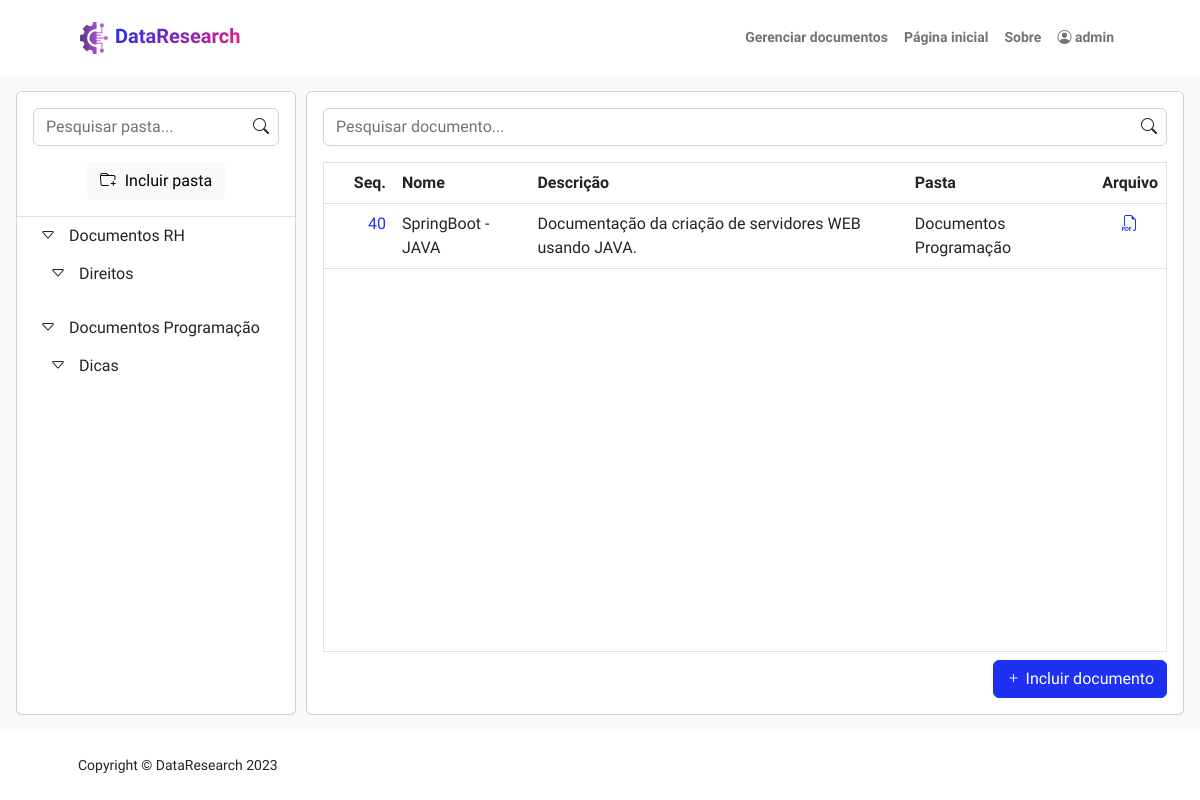
The page /documents/ (signed in) on the database as committed earlier.
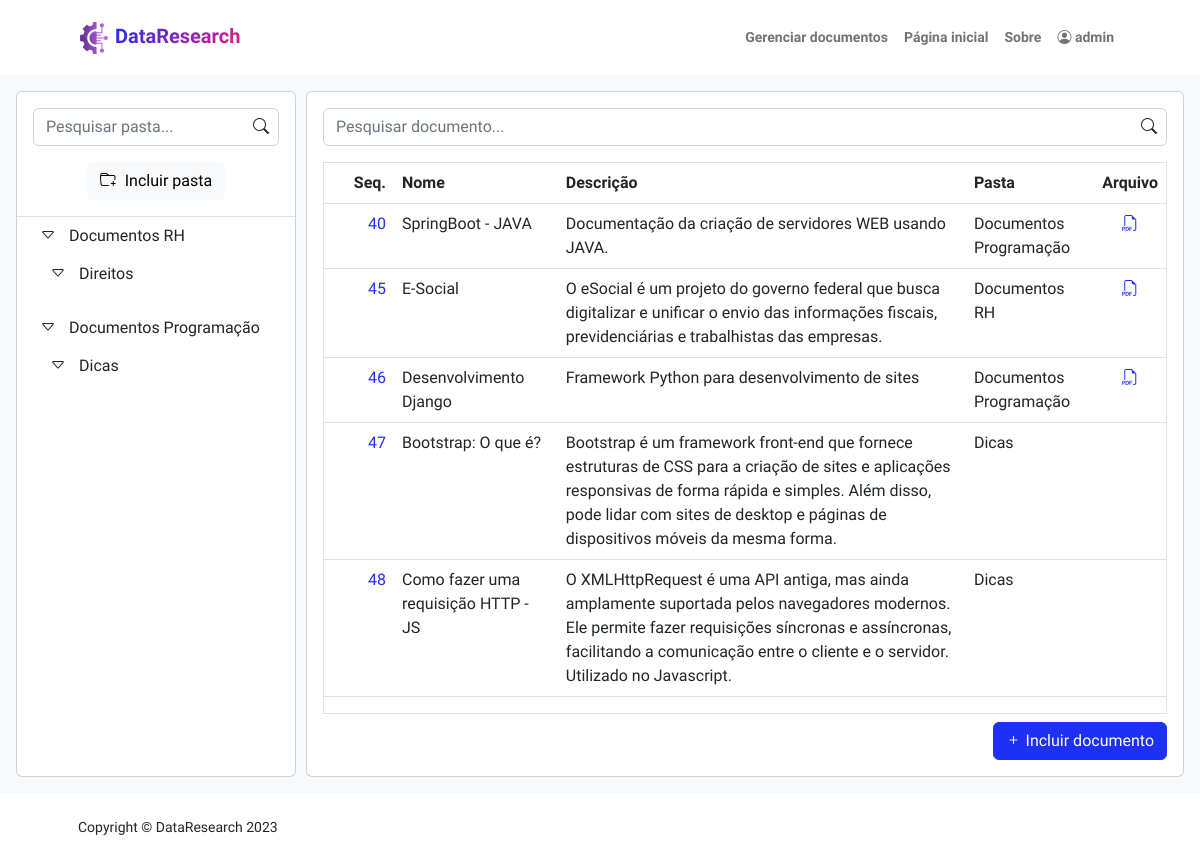
The same page on the database as committed later.
### documents/models.py (models this page shows, shortened)
class Folder(models.Model):
    id = models.AutoField(verbose_name="Sequência", primary_key=True, auto_created=True)
    name = models.CharField(verbose_name='Nome', max_length=50)
    id_parent_dir = models.ForeignKey('self', on_delete=models.CASCADE, null=True, blank=True)
    def __str__(self):
        return self.name
    def create_folder_tree():
        def get_child(parent):
            children = Folder.objects.all().filter(id_parent_dir=parent['id'])
            for child in children:
                if ('children' not in parent):
                    parent['children'] = []
                parent['children'].append(get_child({'id': child.id, 'name': child.name, 'parent': parent['id']}))
            return parent
        directories = Folder.objects.all().filter(id_parent_dir=None)
        dirTree = []
        for dir in directories:
            dirTree.append(get_child({'id': dir.id, 'name': dir.name, 'parent': None}))
        return dirTree

class File(models.Model):
    def file_directory_path(instance, filename):
        return f"{instance.user_created}/{filename}"
    id = models.AutoField(verbose_name="Seq.", primary_key=True, auto_created=True)
    name = models.CharField(verbose_name='Nome', max_length=255)
    file = models.FileField(verbose_name='Arquivo', upload_to=file_directory_path)
    description = models.TextField(verbose_name='Descrição', max_length=255)
    id_folder = models.ForeignKey(Folder, on_delete=models.PROTECT, verbose_name='Pasta', related_name='pasta')
    dt_created = models.DateTimeField(verbose_name='Data de criação', auto_now_add=True, null=True)
    dt_updated = models.DateTimeField(verbose_name='Data de atualização', auto_now=True, null=True)
    user_created = models.ForeignKey(User, on_delete= models.CASCADE, verbose_name='Criado por: ', related_name='usuario_criacao', null=True)
    user_updated = models.ForeignKey(User, on_delete= models.CASCADE, verbose_name='Atualizado por: ', related_name='usuario_atualizacao', null=True)
    def getColumnsToGrid():
        fields = ['id','name', 'description', 'id_folder', 'file']
        newList = [ {'attname': column, 'verbose_name': str(getattr(File,column).field._verbose_name)} for column in fields if hasattr(File, column)]
        return newList

### documents/views.py (the view)
# urls.py: path('', views.document_list, name='list'),
@login_required(redirect_field_name="users:login")
def document_list(request):
    metadata = {
        'columns': File.getColumnsToGrid(),
        'content': File.objects.all()
    }
    return render(request, 'documents/list.html', {'metadata' : metadata,'formFolder': FolderForm(),'folders': Folder.create_folder_tree(), 'folders_list' : Folder.objects.all()})

### documents/forms.py
class FolderForm(forms.ModelForm):
    def __init__(self, *args, **kwargs):
        super(FolderForm, self).__init__(*args, **kwargs)
        self.fields['id_parent_dir'].queryset = Folder.objects.exclude(id=self.instance.pk)
    id = forms.CharField(max_length=255, widget=forms.HiddenInput(), required=False)
    name = forms.CharField(label='Nome', max_length=255)
    id_parent_dir = forms.ModelChoiceField(queryset=Folder.objects.all())
    class Meta:
        model = Folder
        exclude = []

### documents/templatetags/controllForms.py (called while the page is built)
@register.filter
def get_obj_attr(obj, attr):
    return getattr(obj, attr)

@register.filter
def get_obj_id(obj, attr):
    return getattr(obj, attr).id

### documents/templates/documents/list.html (shortened to what this page needs)
{% extends "BuscaSemantica/base.html" %}
{% block content %}
{% load controllForms %}
<div class="p-3 bg-light h-100">
    <div class="d-flex flex-row h-100">
        <div class="card d-flex flex-column flex-shrink-0 h-100" style="margin-right: 10px; width: 280px;">
            {% include "documents/folder-tree/folder-tree.html" with folder_tree=folders %}
        </div>
        <div class="card d-flex flex-column flex-shrink-0 p-3 h-100" style="width: calc(100% - 290px);">
            <div class="inner-addon right-addon">
                <i class="bi bi-search"></i>
                <input class="form-control" id="doc-name" type="text" placeholder="Pesquisar documento..." data-sb-validations="required" />
            </div>
            <div class='py-2 w-100' id='filter-folder'>
            </div>
            <div class='overflow-auto border' style="height: calc(100% - 38px);">
                <table class="table table-hover">
                    <thead>
                    <tr>
                        {% for column in metadata.columns %}
                            {%if column.attname == 'id' %}
                                <th style="text-align: right">{{column.verbose_name}}</th>
                            {% elif column.attname == 'file' %}
                                <th scope="col" class="text-center">{{column.verbose_name}}</th>
                            {% else %}
                                <th scope="col">{{column.verbose_name}}</th>
                            {% endif %}
                        {% endfor %}
                    </tr>
                    </thead>
                    <tbody>
                        {% for row in metadata.content %}
                            <tr data-bs-toggle="tooltip" data-bs-placement="top" title="{{ row.name }}">
                                {% for column in metadata.columns %}
                                    {%if column.attname == 'id' %}
                                        <td class='{{column.attname}}' style="text-align: right; width: 70px;">
                                            <a class="nav-link text-primary d-flex flex-row justify-content-end " href="{% url 'documents:edit' row.id %}">
                                                <span>{{row|get_obj_attr:column.attname}} </span>
                                            </a>
                                        </td>
                                    {% elif column.attname == 'file' %}
                                        <td class="text-center {{column.attname}}">
                                            {%if row|get_obj_attr:column.attname %}
                                                <a href="/media/{{row|get_obj_attr:column.attname}}" download>
                                                    <i class="bi bi-filetype-pdf" data-bs-toggle="tooltip" data-bs-placement="top" title="Fazer download do arquivo"></i>
                                                </a>
                                            {% endif %}
                                            </td>
                                    {% elif column.attname == 'id_folder' %}
                                        <td class='{{column.attname}}' data-id="{{row|get_obj_id:column.attname}}">{{row|get_obj_attr:column.attname}} </td>
                                    {% else %}
                                        <td class='{{column.attname}}'>{{row|get_obj_attr:column.attname}} </td>
                                    {% endif %}
                                {% endfor %}
                            </tr>
                        {% endfor %}
                    </tbody>
                </table>
            </div>
            <div class="d-flex flex-row  flex-row-reverse pt-2">
                <a href="{% url 'documents:add' %}" class="btn btn-primary text-nowrap" tabindex="-1" role="button" aria-disabled="true"> <i class="bi bi-plus"></i>  <span class="text-nowrap">Incluir documento</span></a>
            </div>
        </div>
    </div>
</div>
{% endblock %}

### BuscaSemantica/templates/BuscaSemantica/base.html (shortened to what this page needs)
{% load static %}
<!DOCTYPE html>
<html lang="en">
    <head>
        <link href="https://cdn.jsdelivr.net/npm/bootstrap-icons@1.8.1/font/bootstrap-icons.css" rel="stylesheet" />
        <link href="{% static 'BuscaSemantica/css/style.css' %}" rel="stylesheet" />
    </head>
    <body class="d-flex flex-column h-100">
        <nav class="navbar navbar-expand-lg navbar-light bg-white py-3 ">
            <div class="container px-5">
                <a class="navbar-brand" href="/">
                    <img class="img-fluid" src="{% static 'BuscaSemantica/assets/logo_2.png' %}" alt="..." />
                    <span class="fw-bolder text-gradient">DataResearch</span>
                </a>
                <div class="collapse navbar-collapse" id="navbarSupportedContent">
                    <ul class="navbar-nav ms-auto mb-2 mb-lg-0 small fw-bolder">
                        {% if user.is_authenticated %}
                        <li class="nav-item">
                            <a class="nav-link" href="{% url 'documents:list' %}">
                                Gerenciar documentos
                            </a>
                        </li>
                        {% endif %}
                        <li class="nav-item"><a class="nav-link" href="/">Página inicial</a></li>
                        <li class="nav-item"><a class="nav-link" href="{% if user.is_authenticated %}/about/{% endif %}#about">Sobre</a></li>
                        {% if not user.is_authenticated %}
                        <li class="nav-item"><a class="nav-link" href="{% url 'users:login' %}">Entrar</a></li>
                        {% else %}
                        <li class="nav-item dropdown">
                            <a class="nav-link bi-person-circle" type="button" id="dropdownMenu2" data-bs-toggle="dropdown" aria-expanded="false">
                                {{user.get_username}}
                            </a>
                        {% endif %}
                    </ul>
                </div>
            </div>
        </nav>
        <main class="flex-shrink-0" style="height: calc(100% - 144px);">
            {% block content %}
			{% endblock%}
        </main>
        <footer class="bg-white py-4 mt-auto">
            <div class="container px-5">
                <div class="row align-items-center justify-content-between flex-column flex-sm-row">
                    <div class="col-auto"><div class="small m-0">Copyright &copy; DataResearch 2023</div></div>
                </div>
            </div>
        </footer>
    </body>
</html>

### documents/templates/documents/folder-tree/folder-tree.html (shortened to what this page needs)
<div class='border-bottom p-3'>
    <div class="inner-addon right-addon">
        <i class="bi bi-search"></i>
        <input class="form-control" id="folder-filter" type="text" placeholder="Pesquisar pasta..." data-sb-validations="required" />
    </div>
    <div class='d-flex justify-content-center pt-3'>
        <button type="button" class="btn btn-light" onclick="window.FolderTree.viewModalAddEdit(new Folder())">
            <i class="bi bi-folder-plus" style="margin-right:5px"></i>
            Incluir pasta
        </button>
    </div>
</div>
<div class='overflow-auto' id="tree-items">
    <ul type-component='folder-tree' id='folder-tree' class="list-unstyled dc-component">
        {%include "documents/folder-tree/folder-tree-item.html" with item=folder_tree %}
    </ul>
</div>

### documents/templates/documents/folder-tree/folder-tree-item.html
    {% for child in item %}
    <li class="mb-1" style='margin-left:10px'>
        <div class="dropdown-context-menu tree-item d-flex flex-row align-items-center" data-id="{{child.id}}" data-name="{{child.name}}" data-parent="{{child.parent|default_if_none:''}}" >
            <button class="btn btn-toggle align-items-center rounded " data-bs-toggle="collapse" data-bs-target="#folder-{{child.id}}" aria-expanded="false">
                <i class="bi bi-caret-right"></i>
            </button>
            <span role="button" class='selection-element d-flex w-100'>{{child.name}}</span>
        </div>
        <div class="collapse show" id="folder-{{child.id}}">
            <ul class="list-unstyled btn-toggle-nav fw-normal pb-1">
            {% if child.children is not None %}
                {%include "documents/folder-tree/folder-tree-item.html" with item=child.children %}
            {% endif %}
            </ul>
        </div>
    </li>
    {% endfor %}

Rows that differ between the two databases and show on the page:
added File: columns "45", columns "E-Social" "O eSocial é um projeto do governo federal que busca digitalizar e unificar o envio das informações fiscais, previdenciárias e trabalhistas das empresas.", columns "Documentos RH"
added File: columns "46", columns "Desenvolvimento Django" "Framework Python para desenvolvimento de sites", columns "Documentos Programação", file "admin/Django.pdf" (drawn)
added File: columns "47", columns "Bootstrap: O que é?" "Bootstrap é um framework front-end que fornece estruturas de CSS para a criação de sites e aplicações responsivas de forma rápida e simples. Além disso, pode lidar com sites de desktop e páginas de dispositivos móveis da mesma forma.", columns "Dicas"
added File: columns "48", columns "Como fazer uma requisição HTTP - JS" "O XMLHttpRequest é uma API antiga, mas ainda amplamente suportada pelos navegadores modernos. Ele permite fazer requisições síncronas e assíncronas, facilitando a comunicação entre o cliente e o servidor. Utilizado no Javascript.", columns "Dicas"
